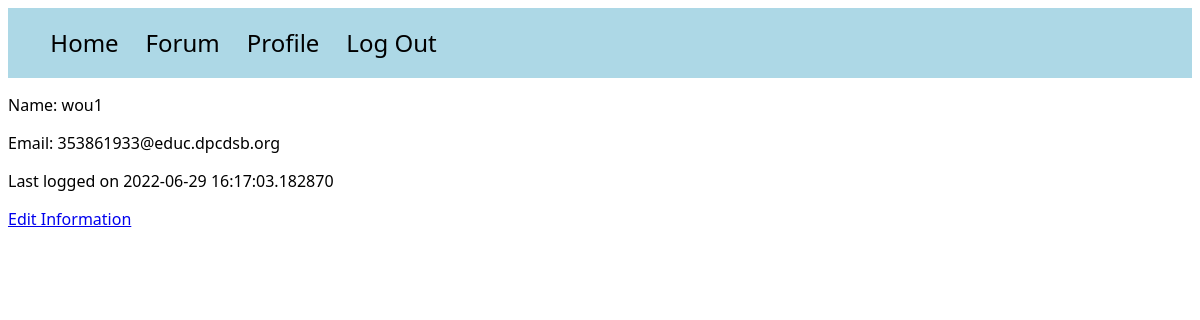
The app's page /profile (signed in), older data.
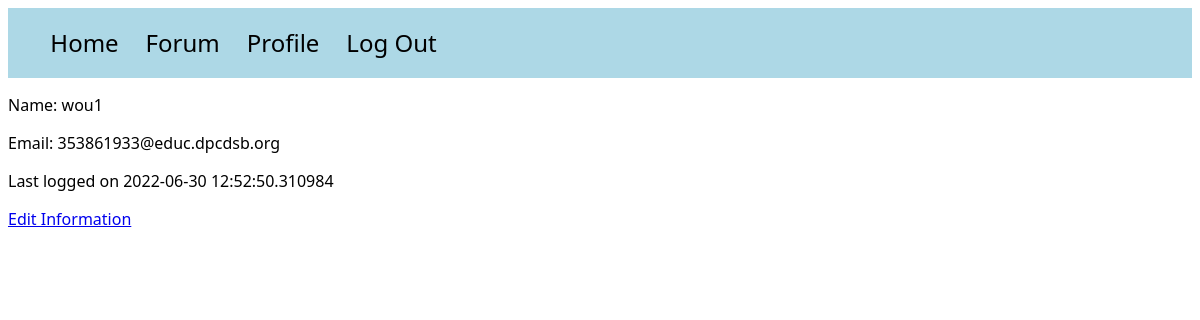
The same page, newer data.
### models.py (models this page shows)
class User(UserMixin, db.Model):
    id = db.Column(db.Integer, primary_key=True)
    email = db.Column(db.String(100), unique=True)
    password = db.Column(db.String(100))
    name = db.Column(db.String(1000))
    last_seen = db.Column(db.String(100))
    posts = db.relationship('Post', backref='poster')

### main.py (the view)
@main.route('/profile')
@login_required
def profile():
    return render_template("profile.html", name=current_user.name, email=current_user.email, time=current_user.last_seen)

### app.py (called while the page is built)
@login_manager.user_loader
def load_user(user_id):
    try:
        return User.query.get(int(user_id))
    except:
        return None

### templates/profile.html (shortened to what this page needs)
<!DOCTYPE html>
<html lang="en">
<head>
</head>
<link rel="stylesheet" href="/static/style.css">
<body>
<div id="navbar">
    <ul>
        <a href="{{ url_for('home') }}"><li>Home</li></a>
        <a href="{{ url_for('posts') }}"><li>Forum</li></a>
        {% if current_user.is_authenticated %}
        <a href="{{ url_for('main.profile') }}"><li>Profile</li></a>
        {% endif %}
        {% if current_user.is_authenticated %}
        <a href="{{ url_for('auth.logout') }}"><li>Log Out</li></a>
        {% endif %}
    </ul>
</div>
<div id="personal-info-container">
    <p>Name: {{ name }}</p>
    <p>Email: {{ email }}</p>
    <p>Last logged on {{ time }}</p>
    <a href="{{ url_for('auth.edit_profile') }}">Edit Information</a>
</div>
</body>
</html>

Row changes from the older to the newer data that the page shows:
changed User "wou1": last_seen "2022-06-29 16:17:03.182870" → "2022-06-30 12:52:50.310984"
